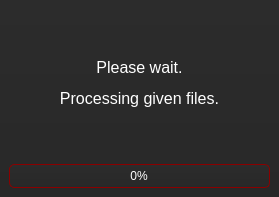
<?xml version="1.0" encoding="UTF-8"?>
<ui version="4.0">
 <class>WaitWindow</class>
 <widget class="QMainWindow" name="WaitWindow">
  <property name="geometry">
   <rect>
    <x>0</x>
    <y>0</y>
    <width>279</width>
    <height>197</height>
   </rect>
  </property>
  <property name="windowTitle">
   <string>Magic Player</string>
  </property>
  <property name="styleSheet">
   <string notr="true">background-color: qlineargradient(spread:pad, x1:0.5, y1:1, x2:0.5, y2:0, stop:0 rgba(40, 40, 40, 255), stop:1 rgba(44, 44, 44, 255));

color: white;

border: none;</string>
  </property>
  <widget class="QWidget" name="centralwidget">
   <property name="styleSheet">
    <string notr="true"/>
   </property>
   <layout class="QVBoxLayout" name="verticalLayout">
    <item>
     <widget class="QLabel" name="label">
      <property name="font">
       <font>
        <family>Segoe UI</family>
        <pointsize>12</pointsize>
       </font>
      </property>
      <property name="styleSheet">
       <string notr="true">background-color: rgba(255, 255, 255, 0);</string>
      </property>
      <property name="text">
       <string>&lt;html&gt;&lt;head/&gt;&lt;body&gt;&lt;p&gt;Please wait.&lt;/p&gt;&lt;p&gt;Processing given files.&lt;/p&gt;&lt;/body&gt;&lt;/html&gt;</string>
      </property>
      <property name="alignment">
       <set>Qt::AlignCenter</set>
      </property>
     </widget>
    </item>
    <item>
     <widget class="QProgressBar" name="progressBar">
      <property name="font">
       <font>
        <family>Segoe UI</family>
       </font>
      </property>
      <property name="styleSheet">
       <string notr="true">QProgressBar {
    border: 1px solid darkred;
    border-radius: 5px;
}

QProgressBar::chunk {
    background-color: darkred;
    width: 20px;
}</string>
      </property>
      <property name="value">
       <number>0</number>
      </property>
      <property name="alignment">
       <set>Qt::AlignCenter</set>
      </property>
     </widget>
    </item>
   </layout>
  </widget>
  <widget class="QMenuBar" name="menubar">
   <property name="geometry">
    <rect>
     <x>0</x>
     <y>0</y>
     <width>279</width>
     <height>30</height>
    </rect>
   </property>
  </widget>
 </widget>
 <resources/>
 <connections/>
</ui>
